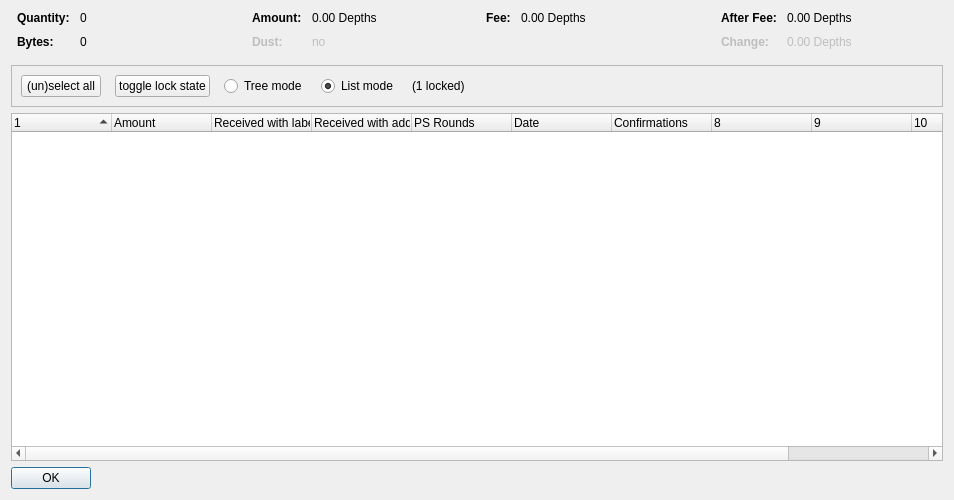
<?xml version="1.0" encoding="UTF-8"?>
<ui version="4.0">
 <class>CoinControlDialog</class>
 <widget class="QDialog" name="CoinControlDialog">
  <property name="geometry">
   <rect>
    <x>0</x>
    <y>0</y>
    <width>954</width>
    <height>500</height>
   </rect>
  </property>
  <property name="windowTitle">
   <string>Coin Selection</string>
  </property>
  <layout class="QVBoxLayout" name="verticalLayout">
   <item>
    <layout class="QHBoxLayout" name="horizontalLayoutTop" stretch="0,0,0,0">
     <property name="topMargin">
      <number>0</number>
     </property>
     <property name="bottomMargin">
      <number>10</number>
     </property>
     <item>
      <layout class="QFormLayout" name="formLayoutCoinControl1">
       <property name="horizontalSpacing">
        <number>10</number>
       </property>
       <property name="verticalSpacing">
        <number>10</number>
       </property>
       <property name="leftMargin">
        <number>6</number>
       </property>
       <property name="rightMargin">
        <number>6</number>
       </property>
       <item row="0" column="0">
        <widget class="QLabel" name="labelCoinControlQuantityText">
         <property name="font">
          <font>
           <weight>75</weight>
           <bold>true</bold>
          </font>
         </property>
         <property name="text">
          <string>Quantity:</string>
         </property>
        </widget>
       </item>
       <item row="0" column="1">
        <widget class="QLabel" name="labelCoinControlQuantity">
         <property name="cursor">
          <cursorShape>IBeamCursor</cursorShape>
         </property>
         <property name="contextMenuPolicy">
          <enum>Qt::ActionsContextMenu</enum>
         </property>
         <property name="text">
          <string notr="true">0</string>
         </property>
         <property name="textInteractionFlags">
          <set>Qt::LinksAccessibleByMouse|Qt::TextSelectableByKeyboard|Qt::TextSelectableByMouse</set>
         </property>
        </widget>
       </item>
       <item row="1" column="0">
        <widget class="QLabel" name="labelCoinControlBytesText">
         <property name="font">
          <font>
           <weight>75</weight>
           <bold>true</bold>
          </font>
         </property>
         <property name="text">
          <string>Bytes:</string>
         </property>
        </widget>
       </item>
       <item row="1" column="1">
        <widget class="QLabel" name="labelCoinControlBytes">
         <property name="cursor">
          <cursorShape>IBeamCursor</cursorShape>
         </property>
         <property name="contextMenuPolicy">
          <enum>Qt::ActionsContextMenu</enum>
         </property>
         <property name="text">
          <string notr="true">0</string>
         </property>
         <property name="textInteractionFlags">
          <set>Qt::LinksAccessibleByMouse|Qt::TextSelectableByKeyboard|Qt::TextSelectableByMouse</set>
         </property>
        </widget>
       </item>
      </layout>
     </item>
     <item>
      <layout class="QFormLayout" name="formLayoutCoinControl2">
       <property name="horizontalSpacing">
        <number>10</number>
       </property>
       <property name="verticalSpacing">
        <number>10</number>
       </property>
       <property name="leftMargin">
        <number>6</number>
       </property>
       <property name="rightMargin">
        <number>6</number>
       </property>
       <item row="0" column="0">
        <widget class="QLabel" name="labelCoinControlAmountText">
         <property name="font">
          <font>
           <weight>75</weight>
           <bold>true</bold>
          </font>
         </property>
         <property name="text">
          <string>Amount:</string>
         </property>
        </widget>
       </item>
       <item row="0" column="1">
        <widget class="QLabel" name="labelCoinControlAmount">
         <property name="cursor">
          <cursorShape>IBeamCursor</cursorShape>
         </property>
         <property name="contextMenuPolicy">
          <enum>Qt::ActionsContextMenu</enum>
         </property>
         <property name="text">
          <string notr="true">0.00 Depths</string>
         </property>
         <property name="textInteractionFlags">
          <set>Qt::LinksAccessibleByMouse|Qt::TextSelectableByKeyboard|Qt::TextSelectableByMouse</set>
         </property>
        </widget>
       </item>
       <item row="1" column="0">
        <widget class="QLabel" name="labelCoinControlLowOutputText">
         <property name="enabled">
          <bool>false</bool>
         </property>
         <property name="font">
          <font>
           <weight>75</weight>
           <bold>true</bold>
          </font>
         </property>
         <property name="text">
          <string>Dust:</string>
         </property>
        </widget>
       </item>
       <item row="1" column="1">
        <widget class="QLabel" name="labelCoinControlLowOutput">
         <property name="enabled">
          <bool>false</bool>
         </property>
         <property name="cursor">
          <cursorShape>IBeamCursor</cursorShape>
         </property>
         <property name="contextMenuPolicy">
          <enum>Qt::ActionsContextMenu</enum>
         </property>
         <property name="text">
          <string notr="true">no</string>
         </property>
         <property name="textInteractionFlags">
          <set>Qt::LinksAccessibleByMouse|Qt::TextSelectableByKeyboard|Qt::TextSelectableByMouse</set>
         </property>
        </widget>
       </item>
      </layout>
     </item>
     <item>
      <layout class="QFormLayout" name="formLayoutCoinControl3">
       <property name="horizontalSpacing">
        <number>10</number>
       </property>
       <property name="verticalSpacing">
        <number>10</number>
       </property>
       <property name="leftMargin">
        <number>6</number>
       </property>
       <property name="rightMargin">
        <number>6</number>
       </property>
       <item row="0" column="0">
        <widget class="QLabel" name="labelCoinControlFeeText">
         <property name="font">
          <font>
           <weight>75</weight>
           <bold>true</bold>
          </font>
         </property>
         <property name="text">
          <string>Fee:</string>
         </property>
        </widget>
       </item>
       <item row="0" column="1">
        <widget class="QLabel" name="labelCoinControlFee">
         <property name="cursor">
          <cursorShape>IBeamCursor</cursorShape>
         </property>
         <property name="contextMenuPolicy">
          <enum>Qt::ActionsContextMenu</enum>
         </property>
         <property name="text">
          <string notr="true">0.00 Depths</string>
         </property>
         <property name="textInteractionFlags">
          <set>Qt::LinksAccessibleByMouse|Qt::TextSelectableByKeyboard|Qt::TextSelectableByMouse</set>
         </property>
        </widget>
       </item>
      </layout>
     </item>
     <item>
      <layout class="QFormLayout" name="formLayoutCoinControl4">
       <property name="horizontalSpacing">
        <number>10</number>
       </property>
       <property name="verticalSpacing">
        <number>10</number>
       </property>
       <property name="leftMargin">
        <number>6</number>
       </property>
       <property name="rightMargin">
        <number>6</number>
       </property>
       <item row="0" column="0">
        <widget class="QLabel" name="labelCoinControlAfterFeeText">
         <property name="font">
          <font>
           <weight>75</weight>
           <bold>true</bold>
          </font>
         </property>
         <property name="text">
          <string>After Fee:</string>
         </property>
        </widget>
       </item>
       <item row="0" column="1">
        <widget class="QLabel" name="labelCoinControlAfterFee">
         <property name="cursor">
          <cursorShape>IBeamCursor</cursorShape>
         </property>
         <property name="contextMenuPolicy">
          <enum>Qt::ActionsContextMenu</enum>
         </property>
         <property name="text">
          <string notr="true">0.00 Depths</string>
         </property>
         <property name="textInteractionFlags">
          <set>Qt::LinksAccessibleByMouse|Qt::TextSelectableByKeyboard|Qt::TextSelectableByMouse</set>
         </property>
        </widget>
       </item>
       <item row="1" column="0">
        <widget class="QLabel" name="labelCoinControlChangeText">
         <property name="enabled">
          <bool>false</bool>
         </property>
         <property name="font">
          <font>
           <weight>75</weight>
           <bold>true</bold>
          </font>
         </property>
         <property name="text">
          <string>Change:</string>
         </property>
        </widget>
       </item>
       <item row="1" column="1">
        <widget class="QLabel" name="labelCoinControlChange">
         <property name="enabled">
          <bool>false</bool>
         </property>
         <property name="cursor">
          <cursorShape>IBeamCursor</cursorShape>
         </property>
         <property name="contextMenuPolicy">
          <enum>Qt::ActionsContextMenu</enum>
         </property>
         <property name="text">
          <string notr="true">0.00 Depths</string>
         </property>
         <property name="textInteractionFlags">
          <set>Qt::LinksAccessibleByMouse|Qt::TextSelectableByKeyboard|Qt::TextSelectableByMouse</set>
         </property>
        </widget>
       </item>
      </layout>
     </item>
    </layout>
   </item>
   <item>
    <widget class="QFrame" name="frame">
     <property name="minimumSize">
      <size>
       <width>0</width>
       <height>40</height>
      </size>
     </property>
     <property name="frameShape">
      <enum>QFrame::StyledPanel</enum>
     </property>
     <property name="frameShadow">
      <enum>QFrame::Sunken</enum>
     </property>
     <layout class="QHBoxLayout" name="horizontalLayout">
      <item>
       <layout class="QHBoxLayout" name="horizontalLayoutPanel" stretch="0,0,0,0,0,0">
        <property name="spacing">
         <number>14</number>
        </property>
        <item>
         <widget class="QPushButton" name="pushButtonSelectAll">
          <property name="sizePolicy">
           <sizepolicy hsizetype="Maximum" vsizetype="Fixed">
            <horstretch>0</horstretch>
            <verstretch>0</verstretch>
           </sizepolicy>
          </property>
          <property name="text">
           <string>(un)select all</string>
          </property>
          <property name="autoDefault">
           <bool>false</bool>
          </property>
         </widget>
        </item>
        <item>
         <widget class="QPushButton" name="pushButtonToggleLock">
          <property name="sizePolicy">
           <sizepolicy hsizetype="Maximum" vsizetype="Fixed">
            <horstretch>0</horstretch>
            <verstretch>0</verstretch>
           </sizepolicy>
          </property>
          <property name="text">
           <string>toggle lock state</string>
          </property>
          <property name="autoDefault">
           <bool>false</bool>
          </property>
         </widget>
        </item>
        <item>
         <widget class="QRadioButton" name="radioTreeMode">
          <property name="sizePolicy">
           <sizepolicy hsizetype="Maximum" vsizetype="Fixed">
            <horstretch>0</horstretch>
            <verstretch>0</verstretch>
           </sizepolicy>
          </property>
          <property name="text">
           <string>Tree mode</string>
          </property>
         </widget>
        </item>
        <item>
         <widget class="QRadioButton" name="radioListMode">
          <property name="sizePolicy">
           <sizepolicy hsizetype="Maximum" vsizetype="Fixed">
            <horstretch>0</horstretch>
            <verstretch>0</verstretch>
           </sizepolicy>
          </property>
          <property name="text">
           <string>List mode</string>
          </property>
          <property name="checked">
           <bool>true</bool>
          </property>
         </widget>
        </item>
        <item>
         <widget class="QLabel" name="labelLocked">
          <property name="text">
           <string>(1 locked)</string>
          </property>
         </widget>
        </item>
        <item>
         <spacer name="horizontalSpacer">
          <property name="orientation">
           <enum>Qt::Horizontal</enum>
          </property>
          <property name="sizeHint" stdset="0">
           <size>
            <width>40</width>
            <height>20</height>
           </size>
          </property>
         </spacer>
        </item>
       </layout>
      </item>
     </layout>
    </widget>
   </item>
   <item>
    <widget class="CoinControlTreeWidget" name="treeWidget">
     <property name="contextMenuPolicy">
      <enum>Qt::CustomContextMenu</enum>
     </property>
     <property name="sortingEnabled">
      <bool>false</bool>
     </property>
     <property name="columnCount">
      <number>11</number>
     </property>
     <attribute name="headerShowSortIndicator" stdset="0">
      <bool>true</bool>
     </attribute>
     <attribute name="headerStretchLastSection">
      <bool>false</bool>
     </attribute>
     <column>
      <property name="text">
       <string/>
      </property>
     </column>
     <column>
      <property name="text">
       <string>Amount</string>
      </property>
     </column>
     <column>
      <property name="text">
       <string>Received with label</string>
      </property>
     </column>
     <column>
      <property name="text">
       <string>Received with address</string>
      </property>
     </column>
     <column>
      <property name="text">
       <string>PS Rounds</string>
      </property>
     </column>
     <column>
      <property name="text">
       <string>Date</string>
      </property>
     </column>
     <column>
      <property name="text">
       <string>Confirmations</string>
      </property>
      <property name="toolTip">
       <string>Confirmed</string>
      </property>
     </column>
     <column>
      <property name="text">
       <string/>
      </property>
     </column>
     <column>
      <property name="text">
       <string/>
      </property>
     </column>
     <column>
      <property name="text">
       <string/>
      </property>
     </column>
     <column>
      <property name="text">
       <string/>
      </property>
     </column>
    </widget>
   </item>
   <item>
    <widget class="QDialogButtonBox" name="buttonBox">
     <property name="sizePolicy">
      <sizepolicy hsizetype="Maximum" vsizetype="Fixed">
       <horstretch>0</horstretch>
       <verstretch>0</verstretch>
      </sizepolicy>
     </property>
     <property name="orientation">
      <enum>Qt::Horizontal</enum>
     </property>
     <property name="standardButtons">
      <set>QDialogButtonBox::Ok</set>
     </property>
    </widget>
   </item>
  </layout>
 </widget>
 <customwidgets>
  <customwidget>
   <class>CoinControlTreeWidget</class>
   <extends>QTreeWidget</extends>
   <header>coincontroltreewidget.h</header>
  </customwidget>
 </customwidgets>
 <resources/>
 <connections/>
</ui>
